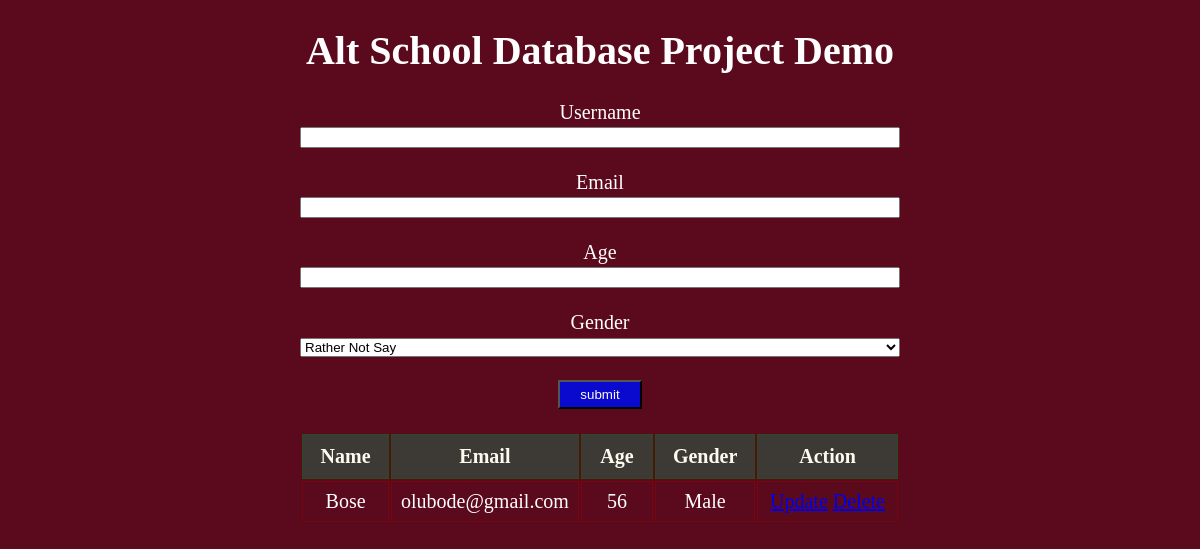
Before: / with the older database file.
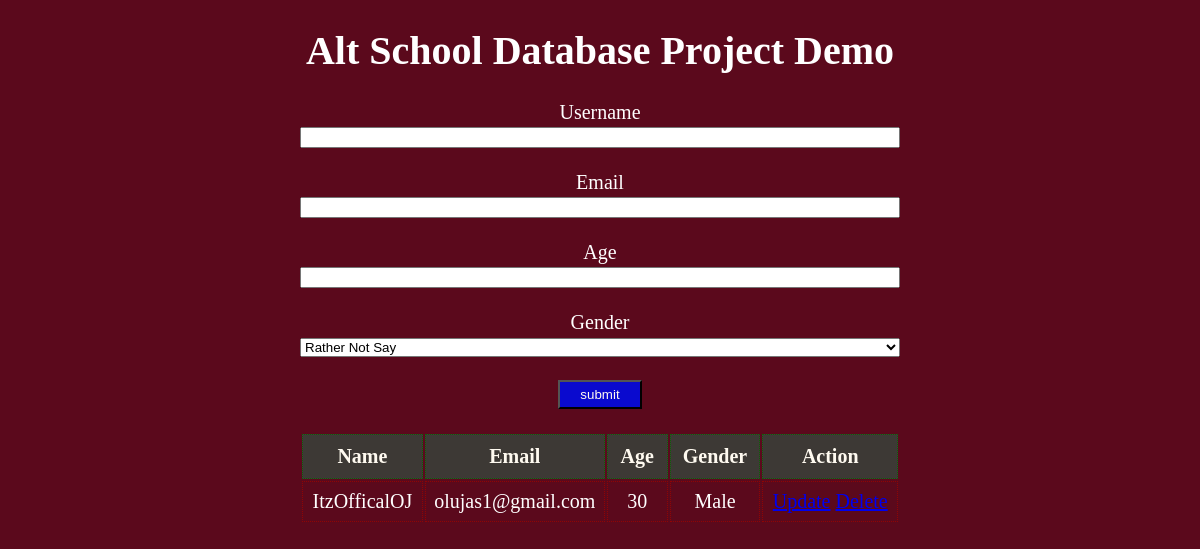
After: the same page with the newer database file.
### app.py (models this page shows, shortened)
class User(db.Model):
    __tablename__="users"
    id = db.Column(db.Integer(), primary_key=True)
    username = db.Column(db.String(255), nullable=False)
    email = db.Column(db.String(255), nullable=False)
    age = db.Column(db.Integer(), nullable=False)
    gender = db.Column(db.String(255), nullable=False)

### app.py (the view)
@app.route('/')
def index():
    users = User.query.all()
    context = {
        'users':users
    }
    return render_template("models.html", **context)

### templates/models.html (shortened to what this page needs)
<!DOCTYPE html>
<html lang="en">
  <head>
  </head>
  <body>
    <h1>Alt School Database Project Demo</h1>
    <div class="container">
      <form action="{{url_for('create_user')}}" method="POST">
        <label for="username">Username</label>
        <input type="text" name="username" id="username", required />
        <br />
        <br />
        <label for="email">Email</label>
        <input type="text" name="email" id="email", required />
        <br />
        <br />
        <label for="age">Age</label>
        <input type="number" name="age" id="age", required />
        <br />
        <br />
        <label for="gender">Gender</label>
        <select name="gender" id="gender" , required>
          <option value="Not Said" selected>Rather Not Say</option>
        </select>
        <br />
        <br />
        <button type="submit">submit</button>
      </form>
      <br />
      <div class="table_wrapper">
        <table>
          <thead>
            <th>Name</th>
            <th>Email</th>
            <th>Age</th>
            <th>Gender</th>
            <th>Action</th>
          </thead>
          <tbody>
            {% for user in users %}
            <tr>
              <td>{{user.username}}</td>
              <td>{{user.email}}</td>
              <td>{{user.age}}</td>
              <td>{{user.gender}}</td>
              <td><a href="/">Update</a> <a href="/">Delete</a></td>
            </tr>
            {% endfor %}
          </tbody>
        </table>
      </div>
    </div>
  </body>
</html>

### templates/models.html (style rules this page uses)
* { box-sizing: border-box; }
body { margin: 0; text-align: center; background-color: #5b091c; color:#fff ; font-size: 20px; }
.container { width: 50%; margin: auto; }
.container input { width: 100%; }
.container select { width: 100%; }
.table_wrapper { width: 100%; margin: 0 auto; overflow-x: auto; white-space: nowrap; }
th { width: 200px; background-color: #3d3935; color: floralwhite; padding: 10px; border: 1px dotted rgb(13, 99, 6); }
td { padding: 8px; border: 1px dotted rgb(145, 4, 4); }
button { background-color: rgb(10, 10, 207); color: floralwhite; padding: 5px 20px; cursor: pointer; }

Changed rows visible on the page:
changed User "Male": username "Bose" → "ItzOfficalOJ"; email "olubode@gmail.com" → "olujas1@gmail.com"; age "56" → "30"
